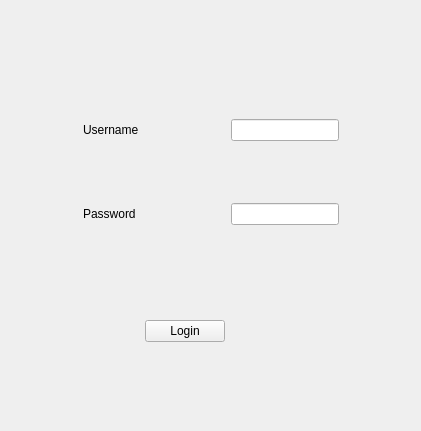
<?xml version="1.0" encoding="UTF-8"?>
<ui version="4.0">
 <class>Form</class>
 <widget class="QWidget" name="Form">
  <property name="geometry">
   <rect>
    <x>0</x>
    <y>0</y>
    <width>421</width>
    <height>431</height>
   </rect>
  </property>
  <property name="windowTitle">
   <string>Form</string>
  </property>
  <widget class="QWidget" name="gridLayoutWidget">
   <property name="geometry">
    <rect>
     <x>0</x>
     <y>0</y>
     <width>421</width>
     <height>431</height>
    </rect>
   </property>
   <layout class="QGridLayout" name="gridLayout">
    <property name="verticalSpacing">
     <number>6</number>
    </property>
    <item row="1" column="5">
     <spacer name="horizontalSpacer_2">
      <property name="orientation">
       <enum>Qt::Horizontal</enum>
      </property>
      <property name="sizeHint" stdset="0">
       <size>
        <width>40</width>
        <height>20</height>
       </size>
      </property>
     </spacer>
    </item>
    <item row="3" column="1">
     <widget class="QLabel" name="label_2">
      <property name="styleSheet">
       <string notr="true">font: 87 13pt &quot;Segoe UI Black&quot;;</string>
      </property>
      <property name="text">
       <string>Password</string>
      </property>
     </widget>
    </item>
    <item row="1" column="1">
     <widget class="QLabel" name="label">
      <property name="styleSheet">
       <string notr="true">font: 87 13pt &quot;Segoe UI Black&quot;;</string>
      </property>
      <property name="text">
       <string>Username</string>
      </property>
     </widget>
    </item>
    <item row="1" column="0">
     <spacer name="horizontalSpacer">
      <property name="orientation">
       <enum>Qt::Horizontal</enum>
      </property>
      <property name="sizeHint" stdset="0">
       <size>
        <width>40</width>
        <height>20</height>
       </size>
      </property>
     </spacer>
    </item>
    <item row="1" column="4">
     <widget class="QLineEdit" name="username">
      <property name="inputMethodHints">
       <set>Qt::ImhNone</set>
      </property>
      <property name="maxLength">
       <number>15</number>
      </property>
      <property name="clearButtonEnabled">
       <bool>true</bool>
      </property>
     </widget>
    </item>
    <item row="4" column="4">
     <spacer name="verticalSpacer_2">
      <property name="orientation">
       <enum>Qt::Vertical</enum>
      </property>
      <property name="sizeType">
       <enum>QSizePolicy::Maximum</enum>
      </property>
      <property name="sizeHint" stdset="0">
       <size>
        <width>20</width>
        <height>200</height>
       </size>
      </property>
     </spacer>
    </item>
    <item row="3" column="4">
     <widget class="QLineEdit" name="password">
      <property name="frame">
       <bool>true</bool>
      </property>
      <property name="echoMode">
       <enum>QLineEdit::Password</enum>
      </property>
      <property name="clearButtonEnabled">
       <bool>true</bool>
      </property>
     </widget>
    </item>
    <item row="0" column="4">
     <spacer name="verticalSpacer">
      <property name="orientation">
       <enum>Qt::Vertical</enum>
      </property>
      <property name="sizeType">
       <enum>QSizePolicy::Expanding</enum>
      </property>
      <property name="sizeHint" stdset="0">
       <size>
        <width>20</width>
        <height>40</height>
       </size>
      </property>
     </spacer>
    </item>
    <item row="2" column="4">
     <spacer name="verticalSpacer_3">
      <property name="orientation">
       <enum>Qt::Vertical</enum>
      </property>
      <property name="sizeType">
       <enum>QSizePolicy::Minimum</enum>
      </property>
      <property name="sizeHint" stdset="0">
       <size>
        <width>20</width>
        <height>56</height>
       </size>
      </property>
     </spacer>
    </item>
    <item row="4" column="3">
     <widget class="QPushButton" name="login_button">
      <property name="text">
       <string>Login</string>
      </property>
     </widget>
    </item>
   </layout>
  </widget>
 </widget>
 <resources/>
 <connections/>
</ui>
